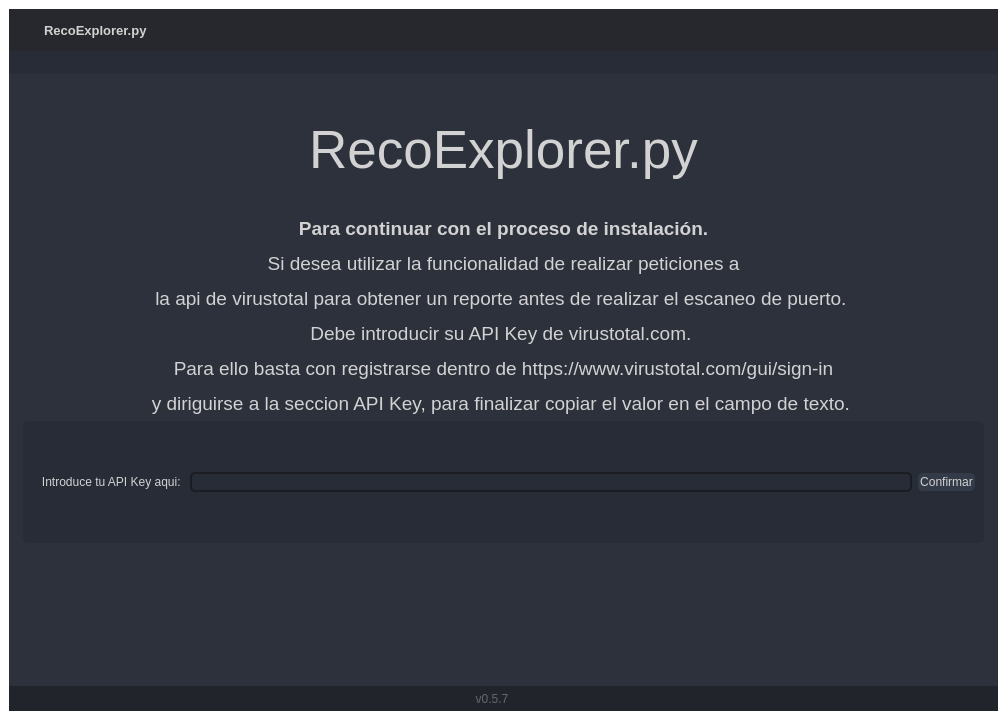
<?xml version="1.0" encoding="UTF-8"?>
<ui version="4.0">
 <author>Wanderson M. Pimenta</author>
 <class>MainWindow</class>
 <widget class="QMainWindow" name="MainWindow">
  <property name="geometry">
   <rect>
    <x>0</x>
    <y>0</y>
    <width>1007</width>
    <height>720</height>
   </rect>
  </property>
  <property name="minimumSize">
   <size>
    <width>1000</width>
    <height>720</height>
   </size>
  </property>
  <property name="palette">
   <palette>
    <active>
     <colorrole role="WindowText">
      <brush brushstyle="SolidPattern">
       <color alpha="255">
        <red>255</red>
        <green>255</green>
        <blue>255</blue>
       </color>
      </brush>
     </colorrole>
     <colorrole role="Button">
      <brush brushstyle="SolidPattern">
       <color alpha="0">
        <red>0</red>
        <green>0</green>
        <blue>0</blue>
       </color>
      </brush>
     </colorrole>
     <colorrole role="Light">
      <brush brushstyle="SolidPattern">
       <color alpha="255">
        <red>66</red>
        <green>73</green>
        <blue>90</blue>
       </color>
      </brush>
     </colorrole>
     <colorrole role="Midlight">
      <brush brushstyle="SolidPattern">
       <color alpha="255">
        <red>55</red>
        <green>61</green>
        <blue>75</blue>
       </color>
      </brush>
     </colorrole>
     <colorrole role="Dark">
      <brush brushstyle="SolidPattern">
       <color alpha="255">
        <red>22</red>
        <green>24</green>
        <blue>30</blue>
       </color>
      </brush>
     </colorrole>
     <colorrole role="Mid">
      <brush brushstyle="SolidPattern">
       <color alpha="255">
        <red>29</red>
        <green>32</green>
        <blue>40</blue>
       </color>
      </brush>
     </colorrole>
     <colorrole role="Text">
      <brush brushstyle="SolidPattern">
       <color alpha="255">
        <red>210</red>
        <green>210</green>
        <blue>210</blue>
       </color>
      </brush>
     </colorrole>
     <colorrole role="BrightText">
      <brush brushstyle="SolidPattern">
       <color alpha="255">
        <red>255</red>
        <green>255</green>
        <blue>255</blue>
       </color>
      </brush>
     </colorrole>
     <colorrole role="ButtonText">
      <brush brushstyle="SolidPattern">
       <color alpha="255">
        <red>255</red>
        <green>255</green>
        <blue>255</blue>
       </color>
      </brush>
     </colorrole>
     <colorrole role="Base">
      <brush brushstyle="SolidPattern">
       <color alpha="0">
        <red>0</red>
        <green>0</green>
        <blue>0</blue>
       </color>
      </brush>
     </colorrole>
     <colorrole role="Window">
      <brush brushstyle="SolidPattern">
       <color alpha="0">
        <red>0</red>
        <green>0</green>
        <blue>0</blue>
       </color>
      </brush>
     </colorrole>
     <colorrole role="Shadow">
      <brush brushstyle="SolidPattern">
       <color alpha="255">
        <red>0</red>
        <green>0</green>
        <blue>0</blue>
       </color>
      </brush>
     </colorrole>
     <colorrole role="Highlight">
      <brush brushstyle="SolidPattern">
       <color alpha="255">
        <red>85</red>
        <green>170</green>
        <blue>255</blue>
       </color>
      </brush>
     </colorrole>
     <colorrole role="Link">
      <brush brushstyle="SolidPattern">
       <color alpha="255">
        <red>85</red>
        <green>170</green>
        <blue>255</blue>
       </color>
      </brush>
     </colorrole>
     <colorrole role="LinkVisited">
      <brush brushstyle="SolidPattern">
       <color alpha="255">
        <red>255</red>
        <green>0</green>
        <blue>127</blue>
       </color>
      </brush>
     </colorrole>
     <colorrole role="AlternateBase">
      <brush brushstyle="SolidPattern">
       <color alpha="255">
        <red>22</red>
        <green>24</green>
        <blue>30</blue>
       </color>
      </brush>
     </colorrole>
     <colorrole role="ToolTipBase">
      <brush brushstyle="SolidPattern">
       <color alpha="255">
        <red>44</red>
        <green>49</green>
        <blue>60</blue>
       </color>
      </brush>
     </colorrole>
     <colorrole role="ToolTipText">
      <brush brushstyle="SolidPattern">
       <color alpha="255">
        <red>210</red>
        <green>210</green>
        <blue>210</blue>
       </color>
      </brush>
     </colorrole>
     <colorrole role="PlaceholderText">
      <brush brushstyle="NoBrush">
       <color alpha="128">
        <red>210</red>
        <green>210</green>
        <blue>210</blue>
       </color>
      </brush>
     </colorrole>
    </active>
    <inactive>
     <colorrole role="WindowText">
      <brush brushstyle="SolidPattern">
       <color alpha="255">
        <red>255</red>
        <green>255</green>
        <blue>255</blue>
       </color>
      </brush>
     </colorrole>
     <colorrole role="Button">
      <brush brushstyle="SolidPattern">
       <color alpha="0">
        <red>0</red>
        <green>0</green>
        <blue>0</blue>
       </color>
      </brush>
     </colorrole>
     <colorrole role="Light">
      <brush brushstyle="SolidPattern">
       <color alpha="255">
        <red>66</red>
        <green>73</green>
        <blue>90</blue>
       </color>
      </brush>
     </colorrole>
     <colorrole role="Midlight">
      <brush brushstyle="SolidPattern">
       <color alpha="255">
        <red>55</red>
        <green>61</green>
        <blue>75</blue>
       </color>
      </brush>
     </colorrole>
     <colorrole role="Dark">
      <brush brushstyle="SolidPattern">
       <color alpha="255">
        <red>22</red>
        <green>24</green>
        <blue>30</blue>
       </color>
      </brush>
     </colorrole>
     <colorrole role="Mid">
      <brush brushstyle="SolidPattern">
       <color alpha="255">
        <red>29</red>
        <green>32</green>
        <blue>40</blue>
       </color>
      </brush>
     </colorrole>
     <colorrole role="Text">
      <brush brushstyle="SolidPattern">
       <color alpha="255">
        <red>210</red>
        <green>210</green>
        <blue>210</blue>
       </color>
      </brush>
     </colorrole>
     <colorrole role="BrightText">
      <brush brushstyle="SolidPattern">
       <color alpha="255">
        <red>255</red>
        <green>255</green>
        <blue>255</blue>
       </color>
      </brush>
     </colorrole>
     <colorrole role="ButtonText">
      <brush brushstyle="SolidPattern">
       <color alpha="255">
        <red>255</red>
        <green>255</green>
        <blue>255</blue>
       </color>
      </brush>
     </colorrole>
     <colorrole role="Base">
      <brush brushstyle="SolidPattern">
       <color alpha="0">
        <red>0</red>
        <green>0</green>
        <blue>0</blue>
       </color>
      </brush>
     </colorrole>
     <colorrole role="Window">
      <brush brushstyle="SolidPattern">
       <color alpha="0">
        <red>0</red>
        <green>0</green>
        <blue>0</blue>
       </color>
      </brush>
     </colorrole>
     <colorrole role="Shadow">
      <brush brushstyle="SolidPattern">
       <color alpha="255">
        <red>0</red>
        <green>0</green>
        <blue>0</blue>
       </color>
      </brush>
     </colorrole>
     <colorrole role="Highlight">
      <brush brushstyle="SolidPattern">
       <color alpha="255">
        <red>85</red>
        <green>170</green>
        <blue>255</blue>
       </color>
      </brush>
     </colorrole>
     <colorrole role="Link">
      <brush brushstyle="SolidPattern">
       <color alpha="255">
        <red>85</red>
        <green>170</green>
        <blue>255</blue>
       </color>
      </brush>
     </colorrole>
     <colorrole role="LinkVisited">
      <brush brushstyle="SolidPattern">
       <color alpha="255">
        <red>255</red>
        <green>0</green>
        <blue>127</blue>
       </color>
      </brush>
     </colorrole>
     <colorrole role="AlternateBase">
      <brush brushstyle="SolidPattern">
       <color alpha="255">
        <red>22</red>
        <green>24</green>
        <blue>30</blue>
       </color>
      </brush>
     </colorrole>
     <colorrole role="ToolTipBase">
      <brush brushstyle="SolidPattern">
       <color alpha="255">
        <red>44</red>
        <green>49</green>
        <blue>60</blue>
       </color>
      </brush>
     </colorrole>
     <colorrole role="ToolTipText">
      <brush brushstyle="SolidPattern">
       <color alpha="255">
        <red>210</red>
        <green>210</green>
        <blue>210</blue>
       </color>
      </brush>
     </colorrole>
     <colorrole role="PlaceholderText">
      <brush brushstyle="NoBrush">
       <color alpha="128">
        <red>210</red>
        <green>210</green>
        <blue>210</blue>
       </color>
      </brush>
     </colorrole>
    </inactive>
    <disabled>
     <colorrole role="WindowText">
      <brush brushstyle="SolidPattern">
       <color alpha="255">
        <red>22</red>
        <green>24</green>
        <blue>30</blue>
       </color>
      </brush>
     </colorrole>
     <colorrole role="Button">
      <brush brushstyle="SolidPattern">
       <color alpha="0">
        <red>0</red>
        <green>0</green>
        <blue>0</blue>
       </color>
      </brush>
     </colorrole>
     <colorrole role="Light">
      <brush brushstyle="SolidPattern">
       <color alpha="255">
        <red>66</red>
        <green>73</green>
        <blue>90</blue>
       </color>
      </brush>
     </colorrole>
     <colorrole role="Midlight">
      <brush brushstyle="SolidPattern">
       <color alpha="255">
        <red>55</red>
        <green>61</green>
        <blue>75</blue>
       </color>
      </brush>
     </colorrole>
     <colorrole role="Dark">
      <brush brushstyle="SolidPattern">
       <color alpha="255">
        <red>22</red>
        <green>24</green>
        <blue>30</blue>
       </color>
      </brush>
     </colorrole>
     <colorrole role="Mid">
      <brush brushstyle="SolidPattern">
       <color alpha="255">
        <red>29</red>
        <green>32</green>
        <blue>40</blue>
       </color>
      </brush>
     </colorrole>
     <colorrole role="Text">
      <brush brushstyle="SolidPattern">
       <color alpha="255">
        <red>22</red>
        <green>24</green>
        <blue>30</blue>
       </color>
      </brush>
     </colorrole>
     <colorrole role="BrightText">
      <brush brushstyle="SolidPattern">
       <color alpha="255">
        <red>255</red>
        <green>255</green>
        <blue>255</blue>
       </color>
      </brush>
     </colorrole>
     <colorrole role="ButtonText">
      <brush brushstyle="SolidPattern">
       <color alpha="255">
        <red>22</red>
        <green>24</green>
        <blue>30</blue>
       </color>
      </brush>
     </colorrole>
     <colorrole role="Base">
      <brush brushstyle="SolidPattern">
       <color alpha="0">
        <red>0</red>
        <green>0</green>
        <blue>0</blue>
       </color>
      </brush>
     </colorrole>
     <colorrole role="Window">
      <brush brushstyle="SolidPattern">
       <color alpha="0">
        <red>0</red>
        <green>0</green>
        <blue>0</blue>
       </color>
      </brush>
     </colorrole>
     <colorrole role="Shadow">
      <brush brushstyle="SolidPattern">
       <color alpha="255">
        <red>0</red>
        <green>0</green>
        <blue>0</blue>
       </color>
      </brush>
     </colorrole>
     <colorrole role="Highlight">
      <brush brushstyle="SolidPattern">
       <color alpha="255">
        <red>51</red>
        <green>153</green>
        <blue>255</blue>
       </color>
      </brush>
     </colorrole>
     <colorrole role="Link">
      <brush brushstyle="SolidPattern">
       <color alpha="255">
        <red>85</red>
        <green>170</green>
        <blue>255</blue>
       </color>
      </brush>
     </colorrole>
     <colorrole role="LinkVisited">
      <brush brushstyle="SolidPattern">
       <color alpha="255">
        <red>255</red>
        <green>0</green>
        <blue>127</blue>
       </color>
      </brush>
     </colorrole>
     <colorrole role="AlternateBase">
      <brush brushstyle="SolidPattern">
       <color alpha="255">
        <red>44</red>
        <green>49</green>
        <blue>60</blue>
       </color>
      </brush>
     </colorrole>
     <colorrole role="ToolTipBase">
      <brush brushstyle="SolidPattern">
       <color alpha="255">
        <red>44</red>
        <green>49</green>
        <blue>60</blue>
       </color>
      </brush>
     </colorrole>
     <colorrole role="ToolTipText">
      <brush brushstyle="SolidPattern">
       <color alpha="255">
        <red>210</red>
        <green>210</green>
        <blue>210</blue>
       </color>
      </brush>
     </colorrole>
     <colorrole role="PlaceholderText">
      <brush brushstyle="NoBrush">
       <color alpha="128">
        <red>210</red>
        <green>210</green>
        <blue>210</blue>
       </color>
      </brush>
     </colorrole>
    </disabled>
   </palette>
  </property>
  <property name="font">
   <font>
    <family>Segoe UI</family>
    <pointsize>10</pointsize>
   </font>
  </property>
  <property name="windowTitle">
   <string>MainWindow</string>
  </property>
  <property name="styleSheet">
   <string notr="true">QMainWindow {background: transparent; }
QToolTip {
	color: #ffffff;
	background-color: rgba(27, 29, 35, 160);
	border: 1px solid rgb(40, 40, 40);
	border-radius: 2px;
}</string>
  </property>
  <widget class="QWidget" name="centralwidget">
   <property name="styleSheet">
    <string notr="true">background: transparent;
color: rgb(210, 210, 210);</string>
   </property>
   <layout class="QVBoxLayout" name="verticalLayout_18">
    <item>
     <widget class="QFrame" name="frame_main">
      <property name="styleSheet">
       <string notr="true">/* LINE EDIT */
QLineEdit {
	background-color: rgb(27, 29, 35);
	border-radius: 5px;
	border: 2px solid rgb(27, 29, 35);
	padding-left: 10px;
}
QLineEdit:hover {
	border: 2px solid rgb(64, 71, 88);
}
QLineEdit:focus {
	border: 2px solid rgb(91, 101, 124);
}

/* SCROLL BARS */
QScrollBar:horizontal {
    border: none;
    background: rgb(52, 59, 72);
    height: 14px;
    margin: 0px 21px 0 21px;
	border-radius: 0px;
}
QScrollBar::handle:horizontal {
    background: rgb(85, 170, 255);
    min-width: 25px;
	border-radius: 7px
}
QScrollBar::add-line:horizontal {
    border: none;
    background: rgb(55, 63, 77);
    width: 20px;
	border-top-right-radius: 7px;
    border-bottom-right-radius: 7px;
    subcontrol-position: right;
    subcontrol-origin: margin;
}
QScrollBar::sub-line:horizontal {
    border: none;
    background: rgb(55, 63, 77);
    width: 20px;
	border-top-left-radius: 7px;
    border-bottom-left-radius: 7px;
    subcontrol-position: left;
    subcontrol-origin: margin;
}
QScrollBar::up-arrow:horizontal, QScrollBar::down-arrow:horizontal
{
     background: none;
}
QScrollBar::add-page:horizontal, QScrollBar::sub-page:horizontal
{
     background: none;
}
 QScrollBar:vertical {
	border: none;
    background: rgb(52, 59, 72);
    width: 14px;
    margin: 21px 0 21px 0;
	border-radius: 0px;
 }
 QScrollBar::handle:vertical {
	background: rgb(85, 170, 255);
    min-height: 25px;
	border-radius: 7px
 }
 QScrollBar::add-line:vertical {
     border: none;
    background: rgb(55, 63, 77);
     height: 20px;
	border-bottom-left-radius: 7px;
    border-bottom-right-radius: 7px;
     subcontrol-position: bottom;
     subcontrol-origin: margin;
 }
 QScrollBar::sub-line:vertical {
	border: none;
    background: rgb(55, 63, 77);
     height: 20px;
	border-top-left-radius: 7px;
    border-top-right-radius: 7px;
     subcontrol-position: top;
     subcontrol-origin: margin;
 }
 QScrollBar::up-arrow:vertical, QScrollBar::down-arrow:vertical {
     background: none;
 }

 QScrollBar::add-page:vertical, QScrollBar::sub-page:vertical {
     background: none;
 }

/* CHECKBOX */
QCheckBox::indicator {
    border: 3px solid rgb(52, 59, 72);
	width: 15px;
	height: 15px;
	border-radius: 10px;
    background: rgb(44, 49, 60);
}
QCheckBox::indicator:hover {
    border: 3px solid rgb(58, 66, 81);
}
QCheckBox::indicator:checked {
    background: 3px solid rgb(52, 59, 72);
	border: 3px solid rgb(52, 59, 72);
	background-image: url(icons/16x16/cil-check-alt.png);
}

/* RADIO BUTTON */
QRadioButton::indicator {
    border: 3px solid rgb(52, 59, 72);
	width: 15px;
	height: 15px;
	border-radius: 10px;
    background: rgb(44, 49, 60);
}
QRadioButton::indicator:hover {
    border: 3px solid rgb(58, 66, 81);
}
QRadioButton::indicator:checked {
    background: 3px solid rgb(94, 106, 130);
	border: 3px solid rgb(52, 59, 72);
}

/* COMBOBOX */
QComboBox{
	background-color: rgb(27, 29, 35);
	border-radius: 5px;
	border: 2px solid rgb(27, 29, 35);
	padding: 5px;
	padding-left: 10px;
}
QComboBox:hover{
	border: 2px solid rgb(64, 71, 88);
}
QComboBox::drop-down {
	subcontrol-origin: padding;
	subcontrol-position: top right;
	width: 25px;
	border-left-width: 3px;
	border-left-color: rgba(39, 44, 54, 150);
	border-left-style: solid;
	border-top-right-radius: 3px;
	border-bottom-right-radius: 3px;
	background-image: url(icons/16x16/cil-arrow-bottom.png);
	background-position: center;
	background-repeat: no-reperat;
 }
QComboBox QAbstractItemView {
	color: rgb(85, 170, 255);
	background-color: rgb(27, 29, 35);
	padding: 10px;
	selection-background-color: rgb(39, 44, 54);
}

/* SLIDERS */
QSlider::groove:horizontal {
    border-radius: 9px;
    height: 18px;
	margin: 0px;
	background-color: rgb(52, 59, 72);
}
QSlider::groove:horizontal:hover {
	background-color: rgb(55, 62, 76);
}
QSlider::handle:horizontal {
    background-color: rgb(85, 170, 255);
    border: none;
    height: 18px;
    width: 18px;
    margin: 0px;
	border-radius: 9px;
}
QSlider::handle:horizontal:hover {
    background-color: rgb(105, 180, 255);
}
QSlider::handle:horizontal:pressed {
    background-color: rgb(65, 130, 195);
}

QSlider::groove:vertical {
    border-radius: 9px;
    width: 18px;
    margin: 0px;
	background-color: rgb(52, 59, 72);
}
QSlider::groove:vertical:hover {
	background-color: rgb(55, 62, 76);
}
QSlider::handle:vertical {
    background-color: rgb(85, 170, 255);
	border: none;
    height: 18px;
    width: 18px;
    margin: 0px;
	border-radius: 9px;
}
QSlider::handle:vertical:hover {
    background-color: rgb(105, 180, 255);
}
QSlider::handle:vertical:pressed {
    background-color: rgb(65, 130, 195);
}

</string>
      </property>
      <property name="frameShape">
       <enum>QFrame::NoFrame</enum>
      </property>
      <property name="frameShadow">
       <enum>QFrame::Raised</enum>
      </property>
      <layout class="QVBoxLayout" name="verticalLayout">
       <property name="spacing">
        <number>0</number>
       </property>
       <property name="leftMargin">
        <number>0</number>
       </property>
       <property name="topMargin">
        <number>0</number>
       </property>
       <property name="rightMargin">
        <number>0</number>
       </property>
       <property name="bottomMargin">
        <number>0</number>
       </property>
       <item>
        <widget class="QFrame" name="frame_top">
         <property name="minimumSize">
          <size>
           <width>0</width>
           <height>65</height>
          </size>
         </property>
         <property name="maximumSize">
          <size>
           <width>16777215</width>
           <height>65</height>
          </size>
         </property>
         <property name="styleSheet">
          <string notr="true">background-color: transparent;</string>
         </property>
         <property name="frameShape">
          <enum>QFrame::NoFrame</enum>
         </property>
         <property name="frameShadow">
          <enum>QFrame::Raised</enum>
         </property>
         <layout class="QHBoxLayout" name="horizontalLayout_3">
          <property name="spacing">
           <number>0</number>
          </property>
          <property name="leftMargin">
           <number>0</number>
          </property>
          <property name="topMargin">
           <number>0</number>
          </property>
          <property name="rightMargin">
           <number>0</number>
          </property>
          <property name="bottomMargin">
           <number>0</number>
          </property>
          <item>
           <widget class="QFrame" name="frame_toggle">
            <property name="maximumSize">
             <size>
              <width>70</width>
              <height>16777215</height>
             </size>
            </property>
            <property name="styleSheet">
             <string notr="true">background-color: rgb(27, 29, 35);</string>
            </property>
            <property name="frameShape">
             <enum>QFrame::NoFrame</enum>
            </property>
            <property name="frameShadow">
             <enum>QFrame::Raised</enum>
            </property>
            <layout class="QVBoxLayout" name="verticalLayout_3">
             <property name="spacing">
              <number>0</number>
             </property>
             <property name="leftMargin">
              <number>0</number>
             </property>
             <property name="topMargin">
              <number>0</number>
             </property>
             <property name="rightMargin">
              <number>0</number>
             </property>
             <property name="bottomMargin">
              <number>0</number>
             </property>
            </layout>
           </widget>
          </item>
          <item>
           <widget class="QFrame" name="frame_top_right">
            <property name="styleSheet">
             <string notr="true">background: transparent;</string>
            </property>
            <property name="frameShape">
             <enum>QFrame::NoFrame</enum>
            </property>
            <property name="frameShadow">
             <enum>QFrame::Raised</enum>
            </property>
            <layout class="QVBoxLayout" name="verticalLayout_2">
             <property name="spacing">
              <number>0</number>
             </property>
             <property name="leftMargin">
              <number>0</number>
             </property>
             <property name="topMargin">
              <number>0</number>
             </property>
             <property name="rightMargin">
              <number>0</number>
             </property>
             <property name="bottomMargin">
              <number>0</number>
             </property>
             <item>
              <widget class="QFrame" name="frame_top_btns">
               <property name="maximumSize">
                <size>
                 <width>16777215</width>
                 <height>42</height>
                </size>
               </property>
               <property name="styleSheet">
                <string notr="true">background-color: rgba(27, 29, 35, 200)</string>
               </property>
               <property name="frameShape">
                <enum>QFrame::NoFrame</enum>
               </property>
               <property name="frameShadow">
                <enum>QFrame::Raised</enum>
               </property>
               <layout class="QHBoxLayout" name="horizontalLayout_4">
                <property name="spacing">
                 <number>0</number>
                </property>
                <property name="leftMargin">
                 <number>0</number>
                </property>
                <property name="topMargin">
                 <number>0</number>
                </property>
                <property name="rightMargin">
                 <number>0</number>
                </property>
                <property name="bottomMargin">
                 <number>0</number>
                </property>
                <item>
                 <widget class="QFrame" name="frame_label_top_btns">
                  <property name="sizePolicy">
                   <sizepolicy hsizetype="Expanding" vsizetype="Preferred">
                    <horstretch>0</horstretch>
                    <verstretch>0</verstretch>
                   </sizepolicy>
                  </property>
                  <property name="frameShape">
                   <enum>QFrame::NoFrame</enum>
                  </property>
                  <property name="frameShadow">
                   <enum>QFrame::Raised</enum>
                  </property>
                  <layout class="QHBoxLayout" name="horizontalLayout_10">
                   <property name="spacing">
                    <number>0</number>
                   </property>
                   <property name="leftMargin">
                    <number>5</number>
                   </property>
                   <property name="topMargin">
                    <number>0</number>
                   </property>
                   <property name="rightMargin">
                    <number>10</number>
                   </property>
                   <property name="bottomMargin">
                    <number>0</number>
                   </property>
                   <item>
                    <widget class="QFrame" name="frame_icon_top_bar">
                     <property name="maximumSize">
                      <size>
                       <width>30</width>
                       <height>30</height>
                      </size>
                     </property>
                     <property name="styleSheet">
                      <string notr="true">background: transparent;
background-image: url(icons/16x16/cil-terminal.png);
background-position: center;
background-repeat: no-repeat;
</string>
                     </property>
                     <property name="frameShape">
                      <enum>QFrame::StyledPanel</enum>
                     </property>
                     <property name="frameShadow">
                      <enum>QFrame::Raised</enum>
                     </property>
                    </widget>
                   </item>
                   <item>
                    <widget class="QLabel" name="label_title_bar_top">
                     <property name="font">
                      <font>
                       <family>Segoe UI</family>
                       <pointsize>10</pointsize>
                       <weight>75</weight>
                       <bold>true</bold>
                      </font>
                     </property>
                     <property name="styleSheet">
                      <string notr="true">background: transparent;
</string>
                     </property>
                     <property name="text">
                      <string>RecoExplorer.py</string>
                     </property>
                    </widget>
                   </item>
                  </layout>
                 </widget>
                </item>
                <item alignment="Qt::AlignRight">
                 <widget class="QFrame" name="frame_btns_right">
                  <property name="sizePolicy">
                   <sizepolicy hsizetype="Expanding" vsizetype="Preferred">
                    <horstretch>0</horstretch>
                    <verstretch>0</verstretch>
                   </sizepolicy>
                  </property>
                  <property name="maximumSize">
                   <size>
                    <width>120</width>
                    <height>16777215</height>
                   </size>
                  </property>
                  <property name="frameShape">
                   <enum>QFrame::NoFrame</enum>
                  </property>
                  <property name="frameShadow">
                   <enum>QFrame::Raised</enum>
                  </property>
                  <layout class="QHBoxLayout" name="horizontalLayout_5">
                   <property name="spacing">
                    <number>0</number>
                   </property>
                   <property name="leftMargin">
                    <number>0</number>
                   </property>
                   <property name="topMargin">
                    <number>0</number>
                   </property>
                   <property name="rightMargin">
                    <number>0</number>
                   </property>
                   <property name="bottomMargin">
                    <number>0</number>
                   </property>
                   <item>
                    <widget class="QPushButton" name="btn_minimize">
                     <property name="sizePolicy">
                      <sizepolicy hsizetype="Minimum" vsizetype="Expanding">
                       <horstretch>0</horstretch>
                       <verstretch>0</verstretch>
                      </sizepolicy>
                     </property>
                     <property name="minimumSize">
                      <size>
                       <width>40</width>
                       <height>0</height>
                      </size>
                     </property>
                     <property name="maximumSize">
                      <size>
                       <width>40</width>
                       <height>16777215</height>
                      </size>
                     </property>
                     <property name="toolTip">
                      <string>Minimize</string>
                     </property>
                     <property name="styleSheet">
                      <string notr="true">QPushButton {
	border: none;
	background-color: transparent;
}
QPushButton:hover {
	background-color: rgb(52, 59, 72);
}
QPushButton:pressed {
	background-color: rgb(85, 170, 255);
}</string>
                     </property>
                     <property name="text">
                      <string/>
                     </property>
                     <property name="icon">
                      <iconset>
                       <normaloff>icons/16x16/cil-window-minimize.png</normaloff>icons/16x16/cil-window-minimize.png</iconset>
                     </property>
                    </widget>
                   </item>
                   <item>
                    <widget class="QPushButton" name="btn_maximize_restore">
                     <property name="sizePolicy">
                      <sizepolicy hsizetype="Minimum" vsizetype="Expanding">
                       <horstretch>0</horstretch>
                       <verstretch>0</verstretch>
                      </sizepolicy>
                     </property>
                     <property name="minimumSize">
                      <size>
                       <width>40</width>
                       <height>0</height>
                      </size>
                     </property>
                     <property name="maximumSize">
                      <size>
                       <width>40</width>
                       <height>16777215</height>
                      </size>
                     </property>
                     <property name="toolTip">
                      <string>Maximize</string>
                     </property>
                     <property name="styleSheet">
                      <string notr="true">QPushButton {
	border: none;
	background-color: transparent;
}
QPushButton:hover {
	background-color: rgb(52, 59, 72);
}
QPushButton:pressed {
	background-color: rgb(85, 170, 255);
}</string>
                     </property>
                     <property name="text">
                      <string/>
                     </property>
                     <property name="icon">
                      <iconset>
                       <normaloff>icons/16x16/cil-window-maximize.png</normaloff>icons/16x16/cil-window-maximize.png</iconset>
                     </property>
                    </widget>
                   </item>
                   <item>
                    <widget class="QPushButton" name="btn_close">
                     <property name="sizePolicy">
                      <sizepolicy hsizetype="Minimum" vsizetype="Expanding">
                       <horstretch>0</horstretch>
                       <verstretch>0</verstretch>
                      </sizepolicy>
                     </property>
                     <property name="minimumSize">
                      <size>
                       <width>40</width>
                       <height>0</height>
                      </size>
                     </property>
                     <property name="maximumSize">
                      <size>
                       <width>40</width>
                       <height>16777215</height>
                      </size>
                     </property>
                     <property name="toolTip">
                      <string>Close</string>
                     </property>
                     <property name="styleSheet">
                      <string notr="true">QPushButton {
	border: none;
	background-color: transparent;
}
QPushButton:hover {
	background-color: rgb(52, 59, 72);
}
QPushButton:pressed {
	background-color: rgb(85, 170, 255);
}</string>
                     </property>
                     <property name="text">
                      <string/>
                     </property>
                     <property name="icon">
                      <iconset>
                       <normaloff>icons/16x16/cil-x.png</normaloff>icons/16x16/cil-x.png</iconset>
                     </property>
                    </widget>
                   </item>
                  </layout>
                 </widget>
                </item>
               </layout>
              </widget>
             </item>
             <item>
              <widget class="QFrame" name="frame_top_info">
               <property name="maximumSize">
                <size>
                 <width>16777215</width>
                 <height>65</height>
                </size>
               </property>
               <property name="styleSheet">
                <string notr="true">background-color: rgb(39, 44, 54);</string>
               </property>
               <property name="frameShape">
                <enum>QFrame::NoFrame</enum>
               </property>
               <property name="frameShadow">
                <enum>QFrame::Raised</enum>
               </property>
               <layout class="QHBoxLayout" name="horizontalLayout_8">
                <property name="spacing">
                 <number>0</number>
                </property>
                <property name="leftMargin">
                 <number>10</number>
                </property>
                <property name="topMargin">
                 <number>0</number>
                </property>
                <property name="rightMargin">
                 <number>10</number>
                </property>
                <property name="bottomMargin">
                 <number>0</number>
                </property>
                <item>
                 <widget class="QLabel" name="label_top_info_1">
                  <property name="maximumSize">
                   <size>
                    <width>16777215</width>
                    <height>15</height>
                   </size>
                  </property>
                  <property name="font">
                   <font>
                    <family>Segoe UI</family>
                   </font>
                  </property>
                  <property name="styleSheet">
                   <string notr="true">color: rgb(98, 103, 111); </string>
                  </property>
                  <property name="text">
                   <string/>
                  </property>
                 </widget>
                </item>
               </layout>
              </widget>
             </item>
            </layout>
           </widget>
          </item>
         </layout>
        </widget>
       </item>
       <item>
        <widget class="QFrame" name="frame_center">
         <property name="sizePolicy">
          <sizepolicy hsizetype="Expanding" vsizetype="Expanding">
           <horstretch>0</horstretch>
           <verstretch>0</verstretch>
          </sizepolicy>
         </property>
         <property name="styleSheet">
          <string notr="true">background-color: rgb(40, 44, 52);</string>
         </property>
         <property name="frameShape">
          <enum>QFrame::NoFrame</enum>
         </property>
         <property name="frameShadow">
          <enum>QFrame::Raised</enum>
         </property>
         <layout class="QHBoxLayout" name="horizontalLayout_2">
          <property name="spacing">
           <number>0</number>
          </property>
          <property name="leftMargin">
           <number>0</number>
          </property>
          <property name="topMargin">
           <number>0</number>
          </property>
          <property name="rightMargin">
           <number>0</number>
          </property>
          <property name="bottomMargin">
           <number>0</number>
          </property>
          <item>
           <widget class="QFrame" name="frame_content_right">
            <property name="styleSheet">
             <string notr="true">background-color: rgb(44, 49, 60);</string>
            </property>
            <property name="frameShape">
             <enum>QFrame::NoFrame</enum>
            </property>
            <property name="frameShadow">
             <enum>QFrame::Raised</enum>
            </property>
            <layout class="QVBoxLayout" name="verticalLayout_4">
             <property name="spacing">
              <number>0</number>
             </property>
             <property name="leftMargin">
              <number>0</number>
             </property>
             <property name="topMargin">
              <number>0</number>
             </property>
             <property name="rightMargin">
              <number>0</number>
             </property>
             <property name="bottomMargin">
              <number>0</number>
             </property>
             <item>
              <widget class="QFrame" name="frame_content">
               <property name="frameShape">
                <enum>QFrame::NoFrame</enum>
               </property>
               <property name="frameShadow">
                <enum>QFrame::Raised</enum>
               </property>
               <layout class="QVBoxLayout" name="verticalLayout_9">
                <property name="spacing">
                 <number>0</number>
                </property>
                <property name="leftMargin">
                 <number>5</number>
                </property>
                <property name="topMargin">
                 <number>5</number>
                </property>
                <property name="rightMargin">
                 <number>5</number>
                </property>
                <property name="bottomMargin">
                 <number>5</number>
                </property>
                <item>
                 <layout class="QGridLayout" name="gridLayout_3"/>
                </item>
                <item>
                 <widget class="QStackedWidget" name="stackedWidget">
                  <property name="styleSheet">
                   <string notr="true">background: transparent;</string>
                  </property>
                  <property name="currentIndex">
                   <number>0</number>
                  </property>
                  <widget class="QWidget" name="page_home">
                   <layout class="QVBoxLayout" name="verticalLayout_10">
                    <item>
                     <widget class="QLabel" name="label_6">
                      <property name="font">
                       <font>
                        <family>Segoe UI</family>
                        <pointsize>40</pointsize>
                       </font>
                      </property>
                      <property name="styleSheet">
                       <string notr="true"/>
                      </property>
                      <property name="text">
                       <string>RecoExplorer.py</string>
                      </property>
                      <property name="alignment">
                       <set>Qt::AlignCenter</set>
                      </property>
                     </widget>
                    </item>
                    <item>
                     <widget class="QLabel" name="label">
                      <property name="font">
                       <font>
                        <family>Segoe UI</family>
                        <pointsize>14</pointsize>
                       </font>
                      </property>
                      <property name="text">
                       <string>&lt;html&gt;&lt;head/&gt;&lt;body&gt;&lt;p align=&quot;center&quot;&gt;&lt;span style=&quot; font-weight:600;&quot;&gt;Para continuar con el proceso de instalación.&lt;/span&gt;&lt;/p&gt;&lt;p align=&quot;center&quot;&gt;Si desea utilizar la funcionalidad de realizar peticiones a&lt;/p&gt;&lt;p align=&quot;center&quot;&gt;la api de virustotal para obtener un reporte antes de realizar el escaneo de puerto. &lt;/p&gt;&lt;p align=&quot;center&quot;&gt;Debe introducir su API Key de virustotal.com. &lt;/p&gt;&lt;p align=&quot;center&quot;&gt;Para ello basta con registrarse dentro de https://www.virustotal.com/gui/sign-in&lt;/p&gt;&lt;p align=&quot;center&quot;&gt;y diriguirse a la seccion API Key, para finalizar copiar el valor en el campo de texto. &lt;/p&gt;&lt;/body&gt;&lt;/html&gt;</string>
                      </property>
                      <property name="alignment">
                       <set>Qt::AlignCenter</set>
                      </property>
                     </widget>
                    </item>
                    <item>
                     <widget class="QFrame" name="frame">
                      <property name="styleSheet">
                       <string notr="true">background-color: rgb(39, 44, 54);
border-radius: 5px;</string>
                      </property>
                      <property name="frameShape">
                       <enum>QFrame::StyledPanel</enum>
                      </property>
                      <property name="frameShadow">
                       <enum>QFrame::Raised</enum>
                      </property>
                      <layout class="QVBoxLayout" name="verticalLayout_6">
                       <item>
                        <layout class="QHBoxLayout" name="horizontalLayout">
                         <item>
                          <widget class="QLabel" name="label_2">
                           <property name="text">
                            <string>   Introduce tu API Key aqui: </string>
                           </property>
                          </widget>
                         </item>
                         <item>
                          <widget class="QLineEdit" name="lineEdit"/>
                         </item>
                         <item>
                          <widget class="QPushButton" name="pushButton">
                           <property name="styleSheet">
                            <string notr="true">QPushButton {
	border: 2px solid rgb(52, 59, 72);
	border-radius: 5px;
	background-color: rgb(52, 59, 72);
}
QPushButton:hover {
	background-color: rgb(57, 65, 80);
	border: 2px solid rgb(61, 70, 86);
}
QPushButton:pressed {
	background-color: rgb(35, 40, 49);
	border: 2px solid rgb(43, 50, 61);
}</string>
                           </property>
                           <property name="text">
                            <string>Confirmar</string>
                           </property>
                          </widget>
                         </item>
                        </layout>
                       </item>
                      </layout>
                     </widget>
                    </item>
                    <item>
                     <widget class="QLabel" name="label_7">
                      <property name="font">
                       <font>
                        <family>Segoe UI</family>
                        <pointsize>15</pointsize>
                       </font>
                      </property>
                      <property name="text">
                       <string/>
                      </property>
                      <property name="alignment">
                       <set>Qt::AlignCenter</set>
                      </property>
                     </widget>
                    </item>
                   </layout>
                  </widget>
                 </widget>
                </item>
               </layout>
              </widget>
             </item>
             <item>
              <widget class="QFrame" name="frame_grip">
               <property name="minimumSize">
                <size>
                 <width>0</width>
                 <height>25</height>
                </size>
               </property>
               <property name="maximumSize">
                <size>
                 <width>16777215</width>
                 <height>25</height>
                </size>
               </property>
               <property name="styleSheet">
                <string notr="true">background-color: rgb(33, 37, 43);</string>
               </property>
               <property name="frameShape">
                <enum>QFrame::NoFrame</enum>
               </property>
               <property name="frameShadow">
                <enum>QFrame::Raised</enum>
               </property>
               <layout class="QHBoxLayout" name="horizontalLayout_6">
                <property name="spacing">
                 <number>0</number>
                </property>
                <property name="leftMargin">
                 <number>0</number>
                </property>
                <property name="topMargin">
                 <number>0</number>
                </property>
                <property name="rightMargin">
                 <number>2</number>
                </property>
                <property name="bottomMargin">
                 <number>0</number>
                </property>
                <item>
                 <widget class="QFrame" name="frame_label_bottom">
                  <property name="frameShape">
                   <enum>QFrame::NoFrame</enum>
                  </property>
                  <property name="frameShadow">
                   <enum>QFrame::Raised</enum>
                  </property>
                  <layout class="QHBoxLayout" name="horizontalLayout_7">
                   <property name="spacing">
                    <number>0</number>
                   </property>
                   <property name="leftMargin">
                    <number>10</number>
                   </property>
                   <property name="topMargin">
                    <number>0</number>
                   </property>
                   <property name="rightMargin">
                    <number>10</number>
                   </property>
                   <property name="bottomMargin">
                    <number>0</number>
                   </property>
                   <item>
                    <widget class="QLabel" name="label_version">
                     <property name="maximumSize">
                      <size>
                       <width>100</width>
                       <height>16777215</height>
                      </size>
                     </property>
                     <property name="font">
                      <font>
                       <family>Segoe UI</family>
                      </font>
                     </property>
                     <property name="styleSheet">
                      <string notr="true">color: rgb(98, 103, 111);</string>
                     </property>
                     <property name="text">
                      <string>v0.5.7</string>
                     </property>
                     <property name="alignment">
                      <set>Qt::AlignCenter</set>
                     </property>
                    </widget>
                   </item>
                  </layout>
                 </widget>
                </item>
                <item>
                 <widget class="QFrame" name="frame_size_grip">
                  <property name="maximumSize">
                   <size>
                    <width>20</width>
                    <height>20</height>
                   </size>
                  </property>
                  <property name="styleSheet">
                   <string notr="true">QSizeGrip {
	background-image: url(icons/16x16/cil-size-grip.png);
	background-position: center;
	background-repeat: no-reperat;
}</string>
                  </property>
                  <property name="frameShape">
                   <enum>QFrame::NoFrame</enum>
                  </property>
                  <property name="frameShadow">
                   <enum>QFrame::Raised</enum>
                  </property>
                 </widget>
                </item>
               </layout>
              </widget>
             </item>
            </layout>
           </widget>
          </item>
         </layout>
        </widget>
       </item>
      </layout>
     </widget>
    </item>
   </layout>
  </widget>
 </widget>
 <tabstops>
  <tabstop>btn_minimize</tabstop>
  <tabstop>btn_maximize_restore</tabstop>
  <tabstop>btn_close</tabstop>
 </tabstops>
 <resources>
  <include location="../files.qrc"/>
  <include location="files.qrc"/>
 </resources>
 <connections/>
</ui>
